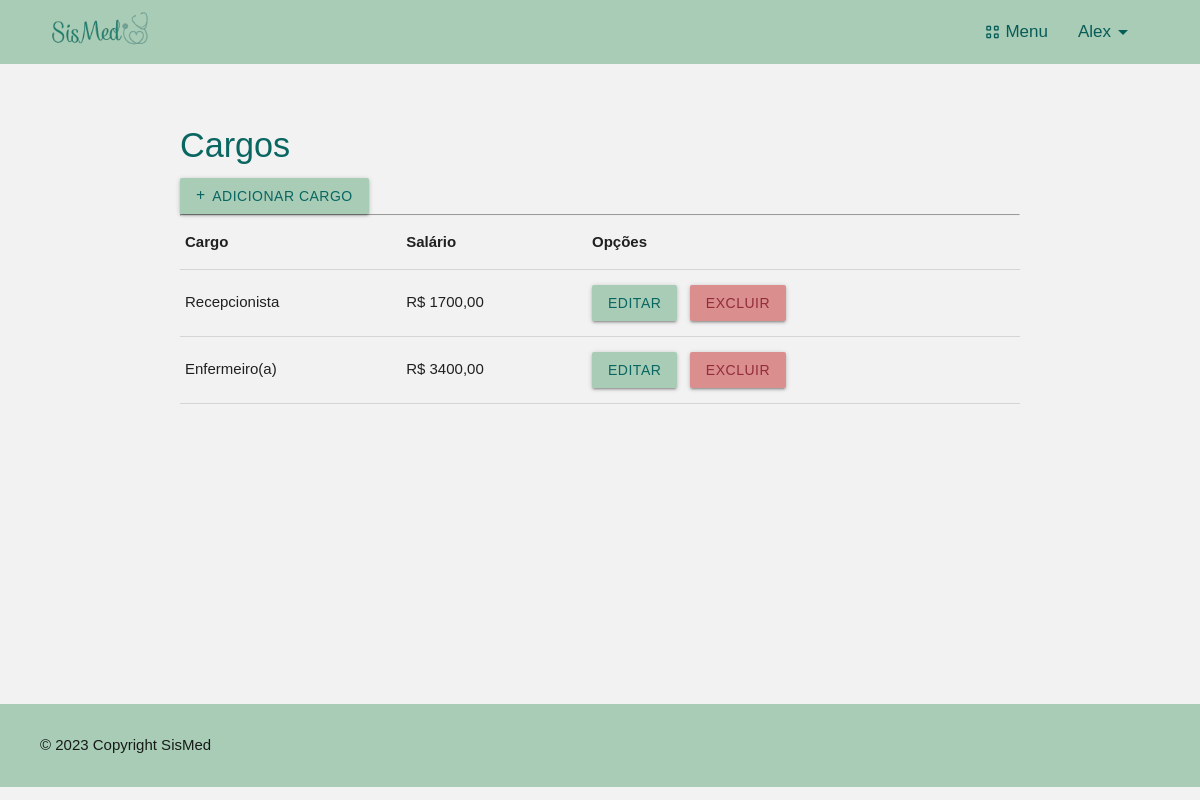
Screenshot of /listar/cargos (signed in) with the database file from the repository.
### cadastros/models.py (models this page shows, shortened)
class Cargo(models.Model):
    nome_cargo = models.CharField(max_length=50, unique=True, verbose_name='Nome do cargo')
    salario = models.DecimalField(max_digits=8, decimal_places=2, verbose_name='Salário')

### cadastros/views.py (the view)
# urls.py: path('listar/cargos', CargoList.as_view(), name='listar-cargos'),
class CargoList(GroupRequiredMixin, LoginRequiredMixin, GrupoMixin, ListView):
    login_url = reverse_lazy('login')
    group_required = u'Administrador'
    model = Cargo
    template_name = 'cadastros/listas/cargos.html'
    success_url = reverse_lazy('inicio')

### paginas/views.py (called while the page is built)
    def get_context_data(self, **kwargs):
        context = super().get_context_data(**kwargs)
        user = self.request.user
        is_admin = user.groups.filter(name='Administrador').exists()
        is_medico = user.groups.filter(name='Medico').exists()
        context['is_admin'] = is_admin
        context['is_medico'] = is_medico
        return context

### cadastros/templates/cadastros/listas/cargos.html
{% extends 'paginas/index.html' %}
{% load static %}
{% block styles %}
    <link rel="stylesheet" href="{% static 'css/listar.css' %}">
{% endblock %}
{% block content %}
    <h4>Cargos</h4>
    <a class="btn btn-add btn-sm" href="{% url 'cadastrar-cargo' %}">
        <i class="fas fa-plus"></i>
        Adicionar Cargo
    </a> <hr>
    <div class="table-responsive">
        <table class="table">
            <tr>
                <th>Cargo</th>
                <th>Salário</th>
                <th>Opções</th>
            </tr>
            {% for cargo in object_list %}
            <tr>
                <td>{{cargo.nome_cargo}}</td>
                <td>R$ {{cargo.salario}}</td>
                <td>
                    <a href="{% url 'editar-cargo' cargo.pk %}" class="btn btn-sm btn-editar">Editar</a> &nbsp;
                    <a href="{% url 'excluir-cargo' cargo.pk %}" class="btn btn-sm btn-excluir">Excluir</a>
                </td>
            </tr>
            {% empty %}
            <tr>
                <td colspan="3">Ainda não há cargos registrados</td>
            </tr>
            {% endfor %}
        </table>
    </div>
{% endblock %}

### paginas/templates/paginas/index.html (shortened to what this page needs)
{% load static %}
<!DOCTYPE html>
<html lang="pt-br">
<head>
    <link rel="stylesheet" href="https://cdnjs.cloudflare.com/ajax/libs/materialize/1.0.0/css/materialize.min.css">
    <link rel="stylesheet" href="{% static 'css/estilo.css' %}">
    <link rel="stylesheet" href="{% static 'css/style_dash.css' %}">
    {% block styles %}
    {% endblock %}
</head>
<body>
{% block head %}
<header>
    <a href="#" class="brand-logo">
        <img id="logo" src="{% static 'img/SisMed-logo.png' %}" alt="SisMed logo" class="responsive-img" style="max-height: 60px;">
    </a>
  <nav class="navbar-nav">
    <div class="nav-wrapper" >
            <ul id="nav-mobile" class="right hide-on-med-and-down">
                {% if request.user.is_authenticated %}
                    <li class="dropdown-trigger black-text" data-target="dropdown1">
                        <span class="icons material-symbols-outlined" id="view-cozy">View_Cozy</span>
                        Menu
                    </li>
                    <li id="drop-user" class="dropdown-trigger black-text" data-target="dropdown3"> {{ request.user }}
                        <span class="material-symbols-outlined">arrow_drop_down</span>
                    </li>
                {% else %}
                    <li><a class="black-text" id="login-option" href="{% url 'login' %}">Login</a></li>
                {% endif %}
            </ul>
        </div>
    </nav>
</header>
{% endblock %}
{% block main %}
<main>
    <div class="container" id="main-container">
        {% block content %}{% endblock %}
    </div>
</main>
{% endblock %}
{% block footer %}
<footer>
    <div class="col-12" id="copyright">
        <p>&copy; 2023 Copyright SisMed</p>
    </div>
</footer>
{% endblock %}
</body>
</html>

### static/css/estilo.css (style rules this page uses)
* { margin: 0; padding: 0; }
body { background-color: #f2f2f2; }
h4 { color: #096661; }
header { height: 64px; background-color: #a8ccb6; display: flex; align-items: center; justify-content: space-between; padding-left: 50px; padding-right: 65px; }
header #logo { width: 110px; }
.navbar-nav { background-color: #a8ccb6; box-shadow: none; justify-content: space-between; }
#drop-user { text-transform: capitalize; }
.dropdown-trigger { display: flex; align-items: center; margin-left: 30px; font-size: 17px; color: #085c58 !important; }
.icons { margin-right: 4px; font-size: 18px; }
.btn-add i { margin-right: 3px; font-size: 16px; }
#drop-user { font-weight: 500; }
main { min-height: 80vh; }
.container { padding-block: 20px; }
footer { background-color: #a8ccb6; padding-inline: 40px; padding-block: 30px; }
#copyright { display: flex; justify-content: space-between; }

### static/css/style_dash.css (style rules this page uses)
body { font-family: Arial, sans-serif; }

### static/css/listar.css (style rules this page uses)
.container { padding-block: 40px; }
.btn-sm { font-weight: 500; }
.btn-add { background-color: #a8ccb6; border-color: #096661; color: #096661; font-size: 14px; }
.btn-editar { background-color: #a8ccb6; color: #096661; }
.btn-excluir { background-color: #db8e8e; color: #912c39; border: 0; }

### rows the page displays
Cargo: nome_cargo "Recepcionista", salario "1700,00"
Cargo: nome_cargo "Enfermeiro(a)", salario "3400,00"

### other values shown
{{ request.user }} "Alex"
